Frame 1 (no input): blank canvas, image omitted
Frame 60 (no input): blank canvas, image omitted
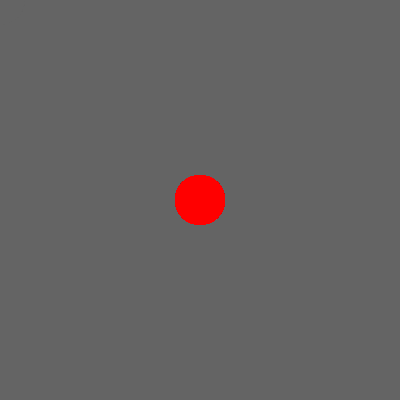
Frame 120 (the mouse pressed at the canvas centre since frame 60)

The p5.js sketch whose frames 1 and 60 were blank and that drew this single picture after the mouse press (run headless with seeded random() and noise() and a simulated clock; from frame 60 on, the mouse is pressed at the canvas centre):

// p5.js sketch
// ── sketch.js
function setup() {
  createCanvas(400, 400);
  background(100);
}

function draw() {

  noStroke();

  if (mouseIsPressed) {
    fill(255, 0, 0);
  } else {
    fill(100);
  }

  ellipseMode(CENTER);
  ellipse(mouseX, mouseY, 50, 50);
}
